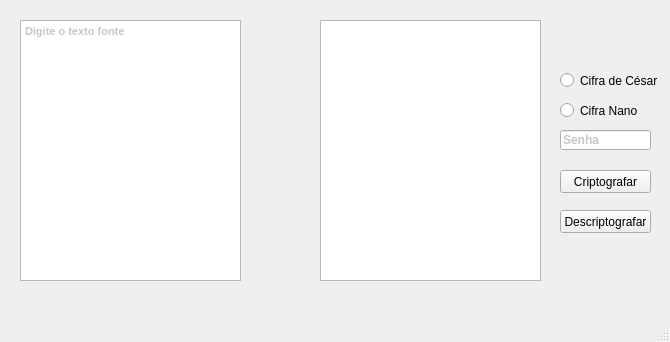
<?xml version="1.0" encoding="UTF-8"?>
<ui version="4.0">
 <class>CryptoCypher</class>
 <widget class="QMainWindow" name="CryptoCypher">
  <property name="geometry">
   <rect>
    <x>0</x>
    <y>0</y>
    <width>670</width>
    <height>342</height>
   </rect>
  </property>
  <property name="windowTitle">
   <string>CryptoCypher</string>
  </property>
  <widget class="QWidget" name="centralwidget">
   <widget class="QTextEdit" name="te_source">
    <property name="geometry">
     <rect>
      <x>20</x>
      <y>20</y>
      <width>221</width>
      <height>261</height>
     </rect>
    </property>
    <property name="html">
     <string>&lt;!DOCTYPE HTML PUBLIC &quot;-//W3C//DTD HTML 4.0//EN&quot; &quot;http://www.w3.org/TR/REC-html40/strict.dtd&quot;&gt;
&lt;html&gt;&lt;head&gt;&lt;meta name=&quot;qrichtext&quot; content=&quot;1&quot; /&gt;&lt;style type=&quot;text/css&quot;&gt;
p, li { white-space: pre-wrap; }
&lt;/style&gt;&lt;/head&gt;&lt;body style=&quot; font-family:'MS Shell Dlg 2'; font-size:8.25pt; font-weight:400; font-style:normal;&quot;&gt;
&lt;p style=&quot; margin-top:12px; margin-bottom:12px; margin-left:0px; margin-right:0px; -qt-block-indent:0; text-indent:0px;&quot;&gt;&lt;span style=&quot; font-weight:600; color:#c6c6c6;&quot;&gt;Digite o texto fonte&lt;/span&gt;&lt;/p&gt;&lt;/body&gt;&lt;/html&gt;</string>
    </property>
   </widget>
   <widget class="QTextEdit" name="te_output">
    <property name="geometry">
     <rect>
      <x>320</x>
      <y>20</y>
      <width>221</width>
      <height>261</height>
     </rect>
    </property>
    <property name="html">
     <string>&lt;!DOCTYPE HTML PUBLIC &quot;-//W3C//DTD HTML 4.0//EN&quot; &quot;http://www.w3.org/TR/REC-html40/strict.dtd&quot;&gt;
&lt;html&gt;&lt;head&gt;&lt;meta name=&quot;qrichtext&quot; content=&quot;1&quot; /&gt;&lt;style type=&quot;text/css&quot;&gt;
p, li { white-space: pre-wrap; }
&lt;/style&gt;&lt;/head&gt;&lt;body style=&quot; font-family:'MS Shell Dlg 2'; font-size:8.25pt; font-weight:400; font-style:normal;&quot;&gt;
&lt;p style=&quot;-qt-paragraph-type:empty; margin-top:12px; margin-bottom:12px; margin-left:0px; margin-right:0px; -qt-block-indent:0; text-indent:0px;&quot;&gt;&lt;br /&gt;&lt;/p&gt;&lt;/body&gt;&lt;/html&gt;</string>
    </property>
   </widget>
   <widget class="QRadioButton" name="rb_cesar">
    <property name="geometry">
     <rect>
      <x>560</x>
      <y>70</y>
      <width>101</width>
      <height>21</height>
     </rect>
    </property>
    <property name="text">
     <string>Cifra de César</string>
    </property>
    <attribute name="buttonGroup">
     <string notr="true">buttonGroup</string>
    </attribute>
   </widget>
   <widget class="QRadioButton" name="rb_nano">
    <property name="geometry">
     <rect>
      <x>560</x>
      <y>100</y>
      <width>101</width>
      <height>21</height>
     </rect>
    </property>
    <property name="text">
     <string>Cifra Nano</string>
    </property>
    <attribute name="buttonGroup">
     <string notr="true">buttonGroup</string>
    </attribute>
   </widget>
   <widget class="QPushButton" name="pb_encrypt">
    <property name="geometry">
     <rect>
      <x>560</x>
      <y>170</y>
      <width>91</width>
      <height>23</height>
     </rect>
    </property>
    <property name="text">
     <string>Criptografar</string>
    </property>
   </widget>
   <widget class="QPushButton" name="pushButton">
    <property name="geometry">
     <rect>
      <x>560</x>
      <y>210</y>
      <width>91</width>
      <height>23</height>
     </rect>
    </property>
    <property name="text">
     <string>Descriptografar</string>
    </property>
   </widget>
   <widget class="QLineEdit" name="lineEdit">
    <property name="geometry">
     <rect>
      <x>560</x>
      <y>130</y>
      <width>91</width>
      <height>20</height>
     </rect>
    </property>
    <property name="styleSheet">
     <string notr="true">font-weight:600; color:#c6c6c6;</string>
    </property>
    <property name="text">
     <string>Senha</string>
    </property>
   </widget>
  </widget>
  <widget class="QMenuBar" name="menubar">
   <property name="geometry">
    <rect>
     <x>0</x>
     <y>0</y>
     <width>670</width>
     <height>21</height>
    </rect>
   </property>
  </widget>
  <widget class="QStatusBar" name="statusbar"/>
 </widget>
 <resources/>
 <connections/>
 <buttongroups>
  <buttongroup name="buttonGroup"/>
 </buttongroups>
</ui>
